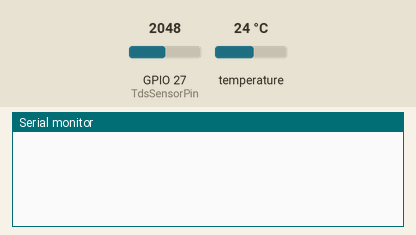
This sketch was run on a simulated ESP32. Shown: the last lines printed to the serial monitor. The inputs (shaded band) are chosen by the test bench; at power-on: temperature 24 °C, GPIO 27 (TdsSensorPin) = 2048.

Above: at 2.3 s.
2.4 s: temperature set to 12 °C
At 3.4 s:
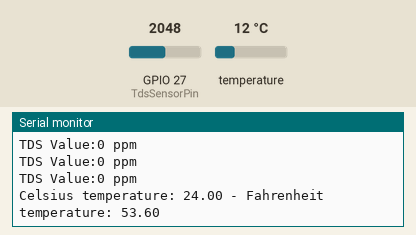
5.5 s: temperature set to 19 °C
At 5.5 s:
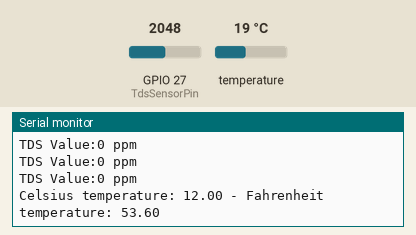
16.6 s: GPIO 27 (TdsSensorPin) set to 1228
At 17.7 s:
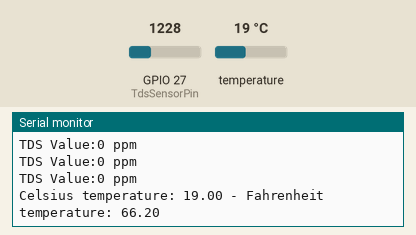
18.1 s: GPIO 27 (TdsSensorPin) set to 760
19.6 s: temperature set to 41 °C
At 20.3 s:
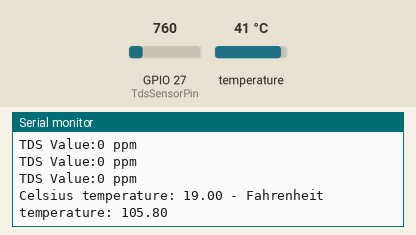
Timing chart, 0 to 22.6 s (numbered marks = the images above; inputs shaded):
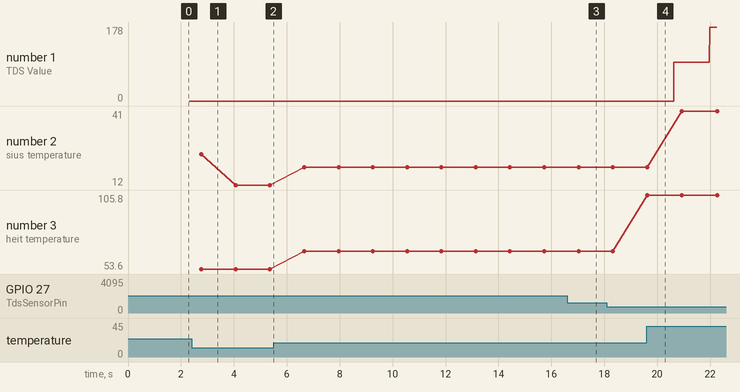

The sketch:

tds.ino
```cpp
#include <OneWire.h>
#include <DallasTemperature.h>

#define TdsSensorPin 27
#define VREF 3.3
#define SCOUNT 30

int analogBuffer[SCOUNT];
int analogBufferTemp[SCOUNT];
int analogBufferIndex = 0;
int copyIndex = 0;

float averageVoltage = 0;
float tdsValue = 0;
float temperature = 25; // initial presumed temperature for compensation

OneWire oneWire(21);

DallasTemperature sensors(&oneWire);

void setup()
{
    Serial.begin(9600);
    pinMode(TdsSensorPin, INPUT);
    sensors.begin();
}

void loop()
{
    static unsigned long analogSampleTimepoint = millis();
    if (millis() - analogSampleTimepoint > 800U)
    {
        analogSampleTimepoint = millis();
        analogBuffer[analogBufferIndex] = analogRead(TdsSensorPin);
        analogBufferIndex++;
        if (analogBufferIndex == SCOUNT)
        {
            analogBufferIndex = 0;
        }
    }

    sensors.requestTemperatures();
    temperature = sensors.getTempCByIndex(0);

    static unsigned long printTimepoint = millis();
    if (millis() - printTimepoint > 800U)
    {
        printTimepoint = millis();
        for (copyIndex = 0; copyIndex < SCOUNT; copyIndex++)
        {
            analogBufferTemp[copyIndex] = analogBuffer[copyIndex];

            averageVoltage = getMedianNum(analogBufferTemp, SCOUNT) * (float)VREF / 4096.0;

            float compensationCoefficient = 1.0 + 0.02 * (temperature - 25.0);
            float compensationVoltage = averageVoltage / compensationCoefficient;

            tdsValue = (133.42 * compensationVoltage * compensationVoltage * compensationVoltage - 255.86 * compensationVoltage * compensationVoltage + 857.39 * compensationVoltage) * 0.5;

            Serial.print("TDS Value:");
            Serial.print(tdsValue, 0);
            Serial.println(" ppm");
        }

        Serial.print("Celsius temperature: ");
        Serial.print(temperature);
        Serial.print(" - Fahrenheit temperature: ");
        Serial.println(sensors.getTempFByIndex(0));
    }
}

int getMedianNum(int bArray[], int iFilterLen)
{
    int bTab[iFilterLen];
    for (byte i = 0; i < iFilterLen; i++)
        bTab[i] = bArray[i];
    int i, j, bTemp;
    for (j = 0; j < iFilterLen - 1; j++)
    {
        for (i = 0; i < iFilterLen - j - 1; i++)
        {
            if (bTab[i] > bTab[i + 1])
            {
                bTemp = bTab[i];
                bTab[i] = bTab[i + 1];
                bTab[i + 1] = bTemp;
            }
        }
    }
    if ((iFilterLen & 1) > 0)
    {
        bTemp = bTab[(iFilterLen - 1) / 2];
    }
    else
    {
        bTemp = (bTab[iFilterLen / 2] + bTab[iFilterLen / 2 - 1]) / 2;
    }
    return bTemp;
}
```

Measured:
- after the input at 2.4 s, the serial monitor: prints a new line after 0.37 s (image 1)
- after the input at 19.6 s, the serial monitor: prints a new line at once (image 4)
- plotted number 1: 0 → 178 after the input at 19.6 s
- plotted number 2: 12 → 19 after the input at 5.5 s, 19 → 41 after the input at 19.6 s
- plotted number 3: 53.6 → 66.2 after the input at 5.5 s, 66.2 → 105.8 after the input at 19.6 s
